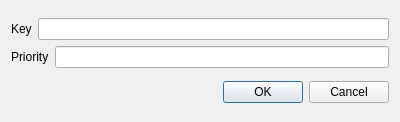
<?xml version="1.0" encoding="UTF-8"?>
<ui version="4.0">
 <class>ChooseNodeXY</class>
 <widget class="QDialog" name="ChooseNodeXY">
  <property name="geometry">
   <rect>
    <x>0</x>
    <y>0</y>
    <width>400</width>
    <height>122</height>
   </rect>
  </property>
  <property name="windowTitle">
   <string>Dialog</string>
  </property>
  <layout class="QVBoxLayout" name="verticalLayout_2">
   <item>
    <layout class="QVBoxLayout" name="verticalLayout">
     <item>
      <layout class="QHBoxLayout" name="horizontalLayout">
       <item>
        <widget class="QLabel" name="KeyLable">
         <property name="text">
          <string>Key</string>
         </property>
        </widget>
       </item>
       <item>
        <widget class="QLineEdit" name="KeyLineEdit"/>
       </item>
      </layout>
     </item>
     <item>
      <layout class="QHBoxLayout" name="horizontalLayout_2">
       <item>
        <widget class="QLabel" name="PriorityLable">
         <property name="text">
          <string>Priority</string>
         </property>
        </widget>
       </item>
       <item>
        <widget class="QLineEdit" name="PriorityLineEdit"/>
       </item>
      </layout>
     </item>
    </layout>
   </item>
   <item>
    <widget class="QDialogButtonBox" name="buttonBox">
     <property name="orientation">
      <enum>Qt::Horizontal</enum>
     </property>
     <property name="standardButtons">
      <set>QDialogButtonBox::Cancel|QDialogButtonBox::Ok</set>
     </property>
    </widget>
   </item>
  </layout>
 </widget>
 <resources/>
 <connections>
  <connection>
   <sender>buttonBox</sender>
   <signal>accepted()</signal>
   <receiver>ChooseNodeXY</receiver>
   <slot>accept()</slot>
   <hints>
    <hint type="sourcelabel">
     <x>248</x>
     <y>254</y>
    </hint>
    <hint type="destinationlabel">
     <x>157</x>
     <y>274</y>
    </hint>
   </hints>
  </connection>
  <connection>
   <sender>buttonBox</sender>
   <signal>rejected()</signal>
   <receiver>ChooseNodeXY</receiver>
   <slot>reject()</slot>
   <hints>
    <hint type="sourcelabel">
     <x>316</x>
     <y>260</y>
    </hint>
    <hint type="destinationlabel">
     <x>286</x>
     <y>274</y>
    </hint>
   </hints>
  </connection>
 </connections>
</ui>
